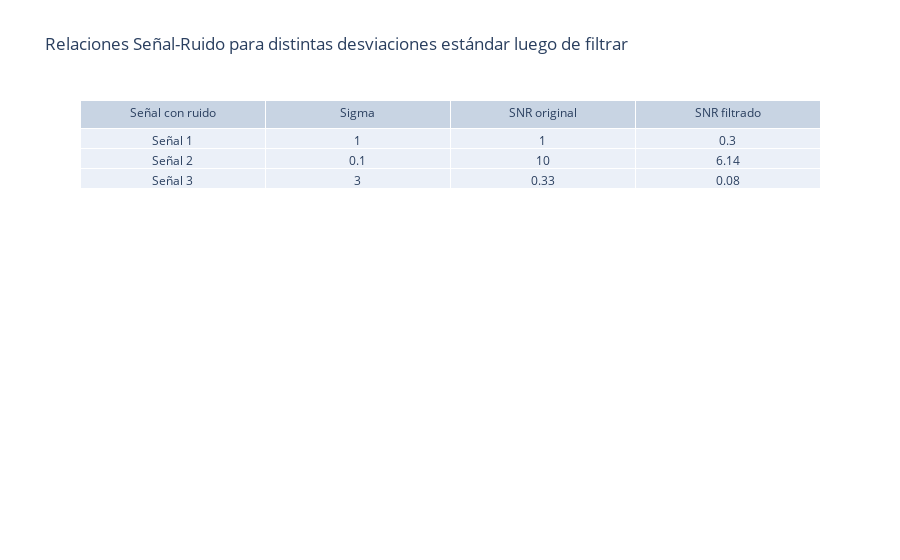

Notebook cell for this chart:
### Markdown cell above
Comparo SNRs antes y después del filtro.

### Code cell
SNR1 = Señal_Ruido(AX1,sigma1,fs/f0)
SNR2 = Señal_Ruido(AX2,sigma2,fs/f0)
SNR3 = Señal_Ruido(AX3,sigma3,fs/f0)

SNR1_filt880 = Señal_Ruido(AX1_filt880,sigma1,fs/f0)
SNR2_filt880 = Señal_Ruido(AX2_filt880,sigma2,fs/f0)
SNR3_filt880 = Señal_Ruido(AX3_filt880,sigma3,fs/f0)

FILT880_SNR_layout = go.Layout(
    title='Relaciones Señal-Ruido para distintas desviaciones estándar luego de filtrar',
    margin=go.layout.Margin(
        autoexpand=True
    )
)

fig = go.Figure(data=[go.Table(header=dict(values=['Señal con ruido', 'Sigma', 'SNR original', 'SNR filtrado'],align='center'),
                cells=dict(values=[["Señal 1", "Señal 2", "Señal 3"], [sigma1, sigma2, sigma3] , [SNR1, SNR2, SNR3], [SNR1_filt880, SNR2_filt880, SNR3_filt880]],align='center'))
                ],
                layout=FILT880_SNR_layout)
fig.show()

### Figure 1 — Plotly figure (JSON) as saved in the notebook; plotly's stock layout.template omitted (floating-point values rounded to 4 significant figures)
{"data": [{"cells": {"align": "center", "values": [["Señal 1", "Señal 2", "Señal 3"], [1, 0.1, 3], [1, 10, 0.33], [0.3, 6.14, 0.08]]}, "header": {"align": "center", "values": ["Señal con ruido", "Sigma", "SNR original", "SNR filtrado"]}, "type": "table"}], "layout": {"margin": {"autoexpand": true}, "title": {"text": "Relaciones Señal-Ruido para distintas desviaciones estándar luego de filtrar"}}}
